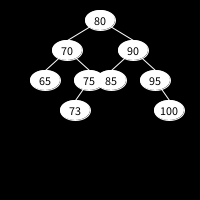
Frame 1 (no input)
Frame 60 (the mouse pressed at the canvas centre just before this capture): identical to frame 1, image omitted
Frame 120 (the mouse held since frame 60 and released just before this capture): identical to frame 1, image omitted

The Processing sketch that drew this single still picture (run headless with seeded random() and noise(); from frame 60 on, the mouse is pressed at the canvas centre):

// Processing sketch: draw_tree
// ── draw_tree.pde
// Zatout Chayma
// https://github.com/ChaymaZatout
// This example shows you how to draw a binary tree:

Node racine=null;
void setup(){
  size(200, 200);
  racine=insert_val(80, racine); //<>//
  racine=insert_val(90, racine); //<>//
  racine=insert_val(70, racine);
  racine=insert_val(75, racine);
  racine=insert_val(85, racine);
  racine=insert_val(95, racine);
  racine=insert_val(100, racine);
  racine=insert_val(65, racine);
  racine=insert_val(73, racine);
}

void draw(){
  background(0);
  draw_node(racine, width/2, 50, 20);
}

void draw_node(Node node, int x, int step, int y){
  step/=1.5;
  int el=30, eh=20;// the length and the height of an ellipse.
  stroke(255);
  if(node != null){
    // Draw lignes first:
    if(node.get_fg()!= null)
      line(x,y, x-step, y+20);
    if(node.get_fd()!= null)
      line(x,y, x+step, y+20);
    draw_node(node.get_fg(), x-step, step, y+30);
    draw_node(node.get_fd(), x+step, step, y+30);
    // Draw circles after lignes to be displayed on the top of edges:
    ellipseMode(CENTER);
    ellipse(x, y, el, eh);
    // then draw text on the top of circles:
    textAlign(CENTER);
    fill(0);
    text(node.get_val(), x, y+eh/4);
    fill(255);
  }
}

Node insert_val(int val, Node tree){
  if(tree==null){ //<>//
    tree= new Node(val);
    return tree;
  }
  else if( val< tree.get_val())
    tree.set_fg(insert_val(val, tree.get_fg()));

  else
    tree.set_fd(insert_val(val, tree.get_fd()));
  return tree;
}

// ── node.pde
class Node{
  private int val;
  private Node fg, fd;
  
  public Node(int val, Node fg, Node fd){
    this.val=val;
    this.fg=fg;
    this.fd=fd;
  }
  
  public Node(int val){
    this(val, null, null);
  }
  
  public Node(){
    this(-1);
  }
  
  int get_val(){
    return val;
  }
  
  Node get_fg(){
    return fg;
  }
  
  Node get_fd(){
    return fd;
  }
  
  void set_fg(Node n){
    fg= n;
  }
  
  void set_fd(Node n){
    fd= n;
  }
}
